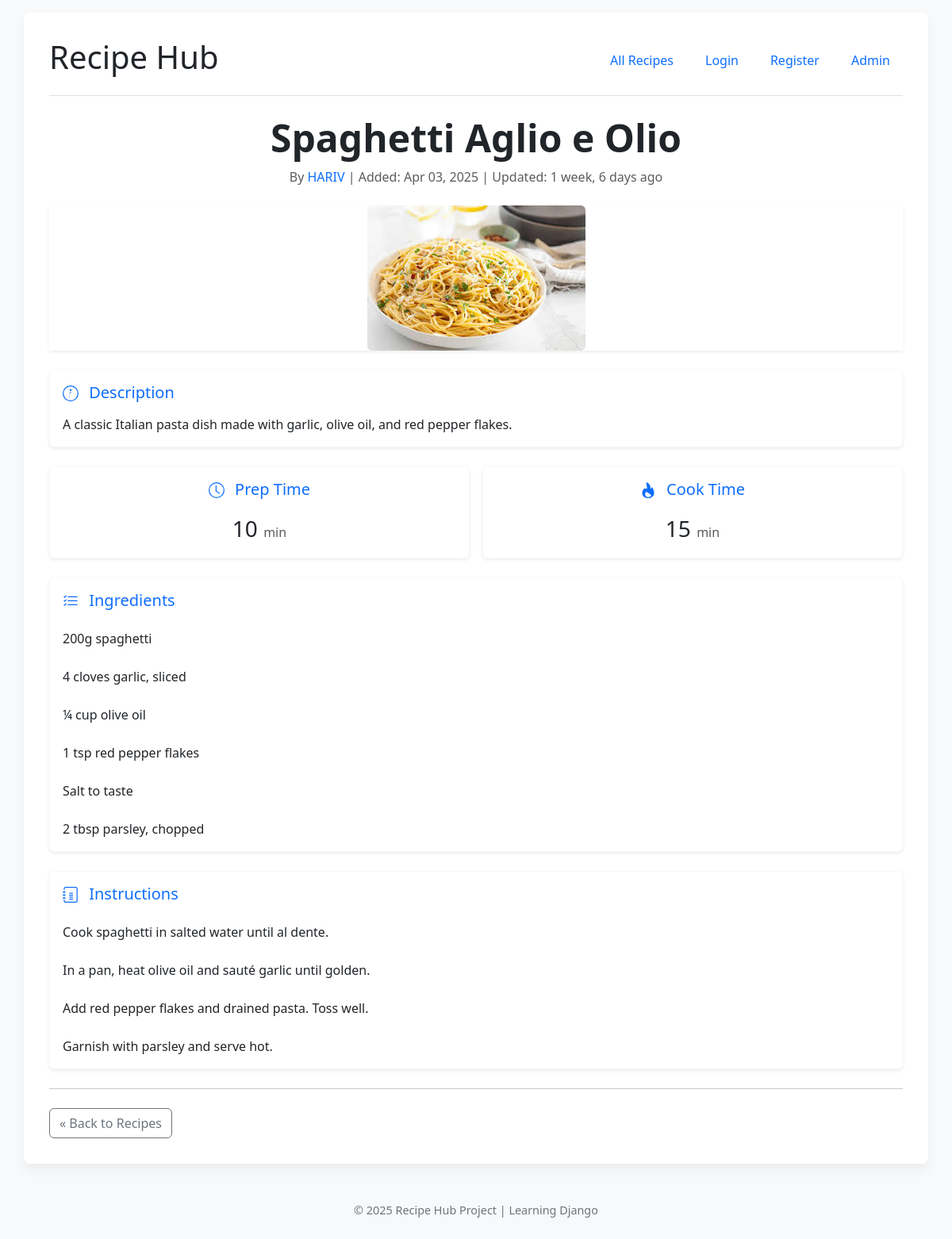
The page /recipes/2/ on the database its author committed.
### recipes/models.py (models this page shows, shortened)
class Recipe(models.Model):
    title = models.CharField(max_length=200)
    description = models.TextField(blank=True, null=True)
    instructions = models.TextField()
    prep_time = models.PositiveIntegerField(help_text='Preparation time in minutes')
    cook_time = models.PositiveIntegerField(help_text='Cooking time in minutes')
    author = models.ForeignKey(User, on_delete=models.CASCADE)
    created_at = models.DateTimeField(default=timezone.now, editable=False)
    updated_at = models.DateTimeField(auto_now=True)
    image = models.ImageField(upload_to='recipe_images/', blank=True, null=True)
    ingredients = models.TextField(help_text='List ingredients, one per line or separated by commas')
    class Meta:
        ordering = ['-created_at']

### recipes/views.py (the view)
# urls.py: path('<int:pk>/', views.recipe_detail, name='recipe_detail'),
def recipe_detail(request, pk):
    recipe = get_object_or_404(Recipe, pk=pk)
    context = {
        'recipe': recipe,
        'page_title': recipe.title
    }
    return render(request, 'recipes/recipe_detail.html', context)

### templates/recipes/recipe_detail.html (shortened to what this page needs)
{% extends "base.html" %}
{% block content %}
    <article class="recipe-detail">
        <div class="text-center mb-4">
            <h2 class="display-5 fw-bold">{{ recipe.title }}</h2>
            <p class="text-muted">
                By <a href="#" class="text-decoration-none">{{ recipe.author.username }}</a> |
                Added: {{ recipe.created_at|date:"M d, Y" }} |
                Updated: {{ recipe.updated_at|timesince }} ago
            </p>
        </div>
        {% if recipe.image %}
            <div class="mb-4 text-center shadow-sm">
                <img src="{{ recipe.image.url }}" alt="{{ recipe.title }}" class="img-fluid rounded" style="max-height: 500px;">
            </div>
        {% endif %}
        {% if recipe.description %}
            <div class="card mb-4 border-light shadow-sm">
                <div class="card-body">
                     <h5 class="card-title text-primary mb-3">
                         Description
                     </h5>
                    <p class="card-text">{{ recipe.description|linebreaksbr }}</p>
                </div>
            </div>
        {% endif %}
        <div class="row mb-4 g-3">
            <div class="col-md-6">
                 <div class="card h-100 text-center border-light shadow-sm">
                    <div class="card-body">
                         <h5 class="card-title text-primary mb-3">
                            <svg xmlns="http://www.w3.org/2000/svg" width="20" height="20" fill="currentColor" class="bi bi-clock me-2" viewBox="0 0 16 16"><path d="M8 3.5a.5.5 0 0 0-1 0V9a.5.5 0 0 0 .252.434l3.5 2a.5.5 0 0 0 .496-.868L8 8.71V3.5z"/><path d="M8 16A8 8 0 1 0 8 0a8 8 0 0 0 0 16zm7-8A7 7 0 1 1 1 8a7 7 0 0 1 14 0z"/></svg>
                            Prep Time
                         </h5>
                        <p class="card-text fs-3 fw-light">{{ recipe.prep_time }} <small class="fs-6 text-muted">min</small></p>
                    </div>
                </div>
            </div>
             <div class="col-md-6">
                 <div class="card h-100 text-center border-light shadow-sm">
                    <div class="card-body">
                         <h5 class="card-title text-primary mb-3">
                             Cook Time
                         </h5>
                        <p class="card-text fs-3 fw-light">{{ recipe.cook_time }} <small class="fs-6 text-muted">min</small></p>
                    </div>
                </div>
            </div>
        </div>
        <div class="card mb-4 border-light shadow-sm">
             <div class="card-header bg-white border-0 pt-3">
                 <h5 class="card-title text-primary mb-0">
                     Ingredients
                 </h5>
             </div>
            <div class="card-body">
                <div class="card-text">{{ recipe.ingredients|linebreaksbr }}</div>
            </div>
        </div>
         <div class="card mb-4 border-light shadow-sm">
              <div class="card-header bg-white border-0 pt-3">
                 <h5 class="card-title text-primary mb-0">
                    Instructions
                 </h5>
              </div>
            <div class="card-body">
                <div class="card-text">{{ recipe.instructions|linebreaksbr }}</div>
            </div>
        </div>
        <hr class="my-4">
        <div class="d-flex justify-content-between align-items-center">
            <a href="{% url 'recipes:recipe_list' %}" class="btn btn-outline-secondary">
                « Back to Recipes
            </a>
        </div>
    </article>
{% endblock %}

### templates/base.html (style rules this page uses)
body { padding-top: 1rem; padding-bottom: 1rem; min-height: 100vh; display: flex; flex-direction: column; background-color: #f8f9fa; }

### rows shown on the page
Recipe: title "Spaghetti Aglio e Olio", author.username "HARIV", created_at "Apr 03, 2025", updated_at "1 week, 6 days", image (picture), description "A classic Italian pasta dish made with garlic, olive oil, and red pepper flakes.", prep_time "10", cook_time "15", ingredients "200g spaghetti 4 cloves garlic, sliced ¼ cup olive oil 1 tsp red pepper flakes Salt to taste 2 tbsp parsley, chopped", instructions "Cook spaghetti in salted water until al dente. In a pan, heat olive oil and sauté garlic until golden. Add red pepper flakes and drained pasta. Toss well. Garnish with parsley and serve hot."
